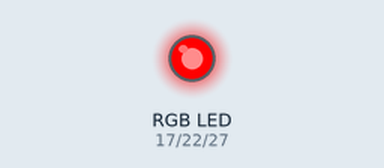
This program was run on a simulated Raspberry Pi (BCM pin numbers). On the bench: an RGB LED mixed from three pins (HIGH = lit).

Above: at 0.5 s.
At 1.5 s:
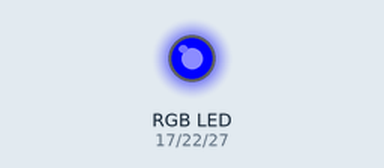
At 5.5 s:
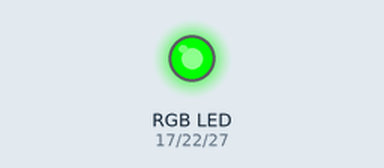
Timing chart, 0 to 6.9 s (numbered marks = the images above):
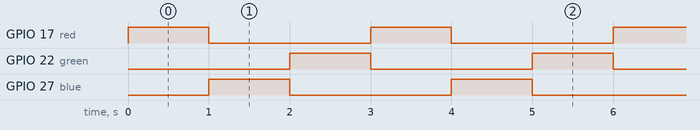

The program:

rgb_blink.py
```python
import RPi.GPIO as GPIO
import time

red = 17
green = 22
blue = 27

GPIO.setmode(GPIO.BCM)
GPIO.setup(red, GPIO.OUT)
GPIO.setup(blue, GPIO.OUT)
GPIO.setup(green, GPIO.OUT)

try:
    while True:
        GPIO.output(red, True)
        time.sleep(1)
        GPIO.output(red,False)

        GPIO.output(blue, True)
        time.sleep(1)
        GPIO.output(blue,False)

        GPIO.output(green, True)
        time.sleep(1)
        GPIO.output(green,False)

except KeyboardInterrupt:
    GPIO.cleanup()
```

Measured:
- by itself, GPIO 17 (red), GPIO 22 (green), GPIO 27 (blue): alternates HIGH for 1.0 s and LOW for 2.0 s
- by itself, everything shown: repeats every 3.0 s, in 3 steps
